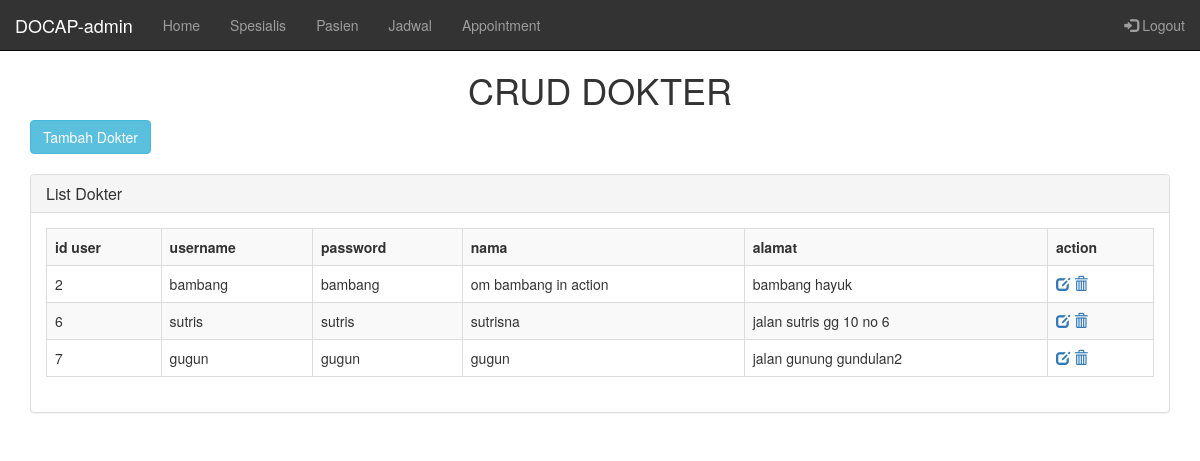
Before: /index.php?controller=home&action=home (signed in) with the older database file.
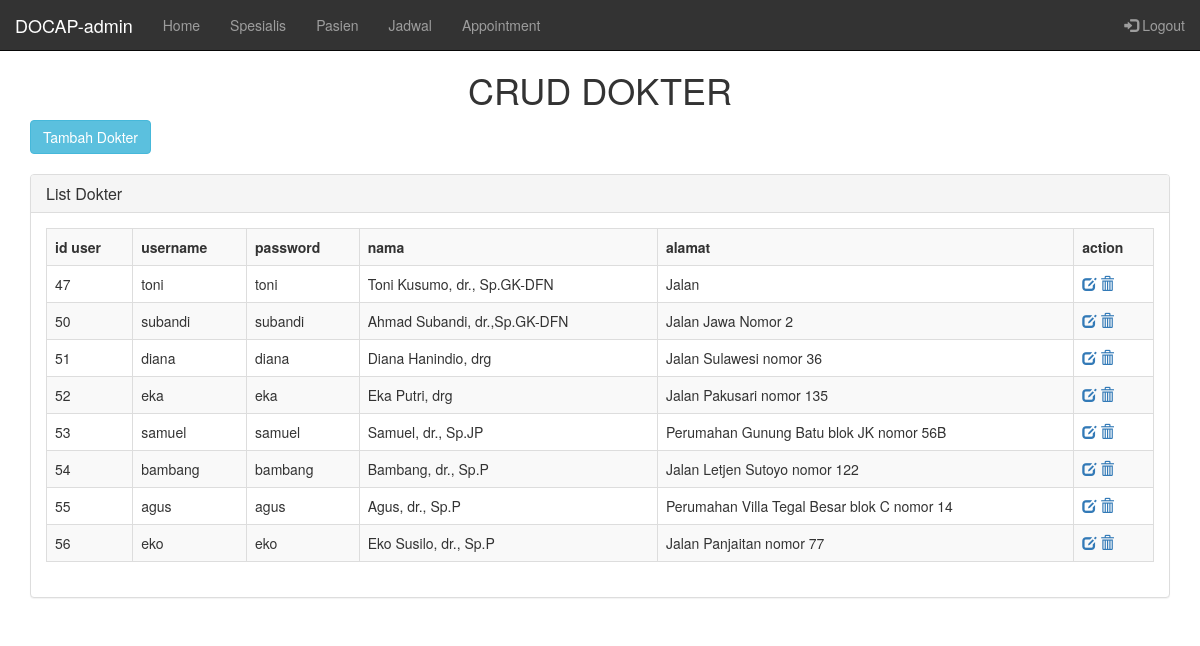
After: the same page with the newer database file.
### tables this page shows
CREATE TABLE `users` (
  `id_user` int(11) NOT NULL,
  `username` varchar(100) NOT NULL,
  `password` varchar(100) NOT NULL,
  `level` int(1) NOT NULL,
  `nama` varchar(250) NOT NULL,
  `alamat` varchar(255) NOT NULL,
  `no_ktp` varchar(16) NOT NULL
);

### index.php (called while the page is built, shortened)
<?php
require_once('views/layout.php');
 ?>

### controllers/c_home.php (called while the page is built, shortened)
<?php
class HomeController{
public function home(){
  $posts = Admin::showAllDoctor();
  require_once("views/pages/adminHome.php");
}
}
 ?>

### routes.php (called while the page is built, shortened)
<?php
function call($controller, $action){
  switch ($controller) {
    case 'home':
    $controller=new HomeController();
    require_once('models/m_admin.php');
    break;
  }
  $controller ->{ $action }();
}
call($controller,$action);
?>

### models/m_admin.php (called while the page is built, shortened)
<?php
class Admin{
  public static function showAllDoctor(){
    $list=[];
    $db = DB::getInstance();
    $req = $db->query("SELECT *FROM users where level=2");
    foreach ($req->fetchAll() as $post) {
      $list[] = array(
        'id_user' => $post['id_user'],
        'username' => $post['username'],
        'password' => $post['password'],
        'level' => $post['level'],
        'nama' => $post['nama'],
        'alamat' => $post['alamat'],
    );
  }
  return $list;
}
}
?>

### views/pages/adminHome.php (the view, shortened to what this page needs)
<?php require_once('views/layoutAdmin.php')?>
<!DOCTYPE html>
<html lang="en" dir="ltr">
<head>
</head>
<body>
  <div class="padding-about">
    <h1 align="center">CRUD DOKTER</h1>
    <div class="container">
      <a href="?controller=admin&action=tampilAddDoctor"><button type="button" class="btn btn-info">Tambah Dokter</button></a>
      <br><br>
      <div class="row">
        <div class="col-lg-12">
          <div class="panel panel-default">
            <div class="panel-heading">
              <h3 class="panel-title"><i class="fa fa-money fa-fw"></i>List Dokter</h3>
            </div>
            <div class="panel-body">
              <div class="table-responsive">
      <table class="table table-bordered table-hover table-striped">
        <th>id user</th>
        <th>username</th>
        <th>password</th>
        <th>nama</th>
        <th>alamat</th>
        <th>action</th>
        <?php foreach ($posts as $post) { ?>
          <tr>
            <td><?php echo $post['id_user'];  ?></td>
            <td><?php echo $post['username']; ?></td>
            <td><?php echo $post['password']; ?></td>
            <td><?php echo $post['nama'];  ?></td>
            <td><?php echo $post['alamat'];  ?></td>
            <td>
              <a href="?controller=admin&action=editDoctor&id=<?php echo $post['id_user'] ?>"><span class="glyphicon glyphicon-edit"></span></a>
              <a href="?controller=admin&action=deleteDoctor&id=<?php echo $post['id_user'] ?>"><span class="glyphicon glyphicon-trash"></span></a>
            </td>
          </tr><?php } ?>
        </table>
      </div>
    </div>
  </div>
</div>
</div>
</div>
  </body>
  </html>

### views/layout.php (shortened to what this page needs)
<!DOCTYPE html>
<html>
  <head>
<link rel="stylesheet" href="resources/bootstrap/css/bootstrap.min.css">
<link rel="stylesheet" href="resources/mycss/my.css">
  </head>
  <body>
    <?php require_once('routes.php'); ?>
  </body>
</html>

### views/layoutAdmin.php (shortened to what this page needs)
<nav class="navbar navbar-inverse navbar-fixed-top nav-background">
  <div class="container-fluid ">
    <div class="navbar-header"><a class="navbar-brand" href=#>DOCAP-<?php echo $_SESSION['username'] ?></a>
        </div>
        <div class="collapse navbar-collapse " id="navcol-1">
          <ul class="nav navbar-nav">
            <li><a class="" href="index.php?controller=home&action=home">Home</a></li>
            <li><a class="" href="index.php?controller=poli&action=poli">Spesialis</a></li>
            <li><a class="" href="index.php?controller=admin&action=showAllPatient">Pasien</a></li>
            <li><a class="" href="index.php?controller=admin&action=showAllJadwalDoctor">Jadwal</a></li>
            <li><a class="" href="index.php?controller=admin&action=adminShowAppointment">Appointment</a></li>
          </ul>
          <ul class="nav navbar-nav navbar-right">
            <li><a href="logout.php"><span class="glyphicon glyphicon-log-in"></span> Logout</a></li>
          </ul>
        </div>
      </div>
    </nav>

### resources/mycss/my.css (style rules this page uses)
.padding-about { padding:50px 0px; }
.nav-background { background-color: rgba(0, 0, 0, 0.8); }

Changed rows visible on the page:
removed users: id_user "2", username "bambang", password "bambang", nama "om bambang in action", alamat "bambang hayuk"
removed users: id_user "6", username "sutris", password "sutris", nama "sutrisna", alamat "jalan sutris gg 10 no 6"
removed users: id_user "7", username "gugun", password "gugun", nama "gugun", alamat "jalan gunung gundulan2"
added users: id_user "47", username "toni", password "toni", nama "Toni Kusumo, dr., Sp.GK-DFN", alamat "Jalan"
added users: id_user "50", username "subandi", password "subandi", nama "Ahmad Subandi, dr.,Sp.GK-DFN", alamat "Jalan Jawa Nomor 2"
added users: id_user "51", username "diana", password "diana", nama "Diana Hanindio, drg", alamat "Jalan Sulawesi nomor 36"
added users: id_user "52", username "eka", password "eka", nama "Eka Putri, drg", alamat "Jalan Pakusari nomor 135"
added users: id_user "53", username "samuel", password "samuel", nama "Samuel, dr., Sp.JP", alamat "Perumahan Gunung Batu blok JK nomor 56B"
added users: id_user "54", username "bambang", password "bambang", nama "Bambang, dr., Sp.P", alamat "Jalan Letjen Sutoyo nomor 122"
added users: id_user "55", username "agus", password "agus", nama "Agus, dr., Sp.P", alamat "Perumahan Villa Tegal Besar blok C nomor 14"
added users: id_user "56", username "eko", password "eko", nama "Eko Susilo, dr., Sp.P", alamat "Jalan Panjaitan nomor 77"
